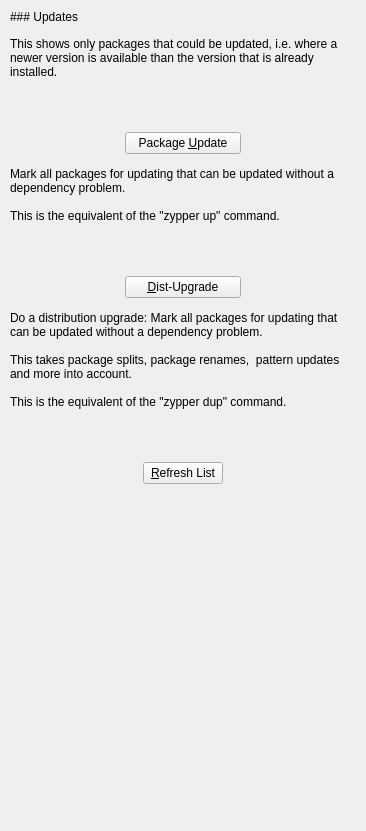
<?xml version="1.0" encoding="UTF-8"?>
<ui version="4.0">
 <class>UpdatesFilterView</class>
 <widget class="QWidget" name="UpdatesFilterView">
  <property name="geometry">
   <rect>
    <x>0</x>
    <y>0</y>
    <width>366</width>
    <height>831</height>
   </rect>
  </property>
  <property name="windowTitle">
   <string>Form</string>
  </property>
  <layout class="QVBoxLayout" name="verticalLayout" stretch="0,0,0,0,0,0,0,0,0,0,1">
   <property name="spacing">
    <number>13</number>
   </property>
   <property name="leftMargin">
    <number>10</number>
   </property>
   <property name="topMargin">
    <number>10</number>
   </property>
   <property name="rightMargin">
    <number>10</number>
   </property>
   <property name="bottomMargin">
    <number>10</number>
   </property>
   <item>
    <widget class="QLabel" name="label">
     <property name="text">
      <string>### Updates</string>
     </property>
     <property name="textFormat">
      <enum>Qt::MarkdownText</enum>
     </property>
     <property name="alignment">
      <set>Qt::AlignLeading|Qt::AlignLeft|Qt::AlignVCenter</set>
     </property>
    </widget>
   </item>
   <item>
    <widget class="QLabel" name="viewDescriptionLabel">
     <property name="text">
      <string>This shows only packages that could be updated, i.e. where a newer version is available than the version that is already installed.</string>
     </property>
     <property name="textFormat">
      <enum>Qt::PlainText</enum>
     </property>
     <property name="wordWrap">
      <bool>true</bool>
     </property>
    </widget>
   </item>
   <item>
    <spacer name="vSpacer1">
     <property name="orientation">
      <enum>Qt::Vertical</enum>
     </property>
     <property name="sizeType">
      <enum>QSizePolicy::Preferred</enum>
     </property>
     <property name="sizeHint" stdset="0">
      <size>
       <width>20</width>
       <height>40</height>
      </size>
     </property>
    </spacer>
   </item>
   <item>
    <layout class="QHBoxLayout" name="buttonHBox1">
     <item>
      <spacer name="horizontalSpacer_1">
       <property name="orientation">
        <enum>Qt::Horizontal</enum>
       </property>
       <property name="sizeHint" stdset="0">
        <size>
         <width>40</width>
         <height>20</height>
        </size>
       </property>
      </spacer>
     </item>
     <item>
      <widget class="QPushButton" name="packageUpdateButton">
       <property name="sizePolicy">
        <sizepolicy hsizetype="MinimumExpanding" vsizetype="Fixed">
         <horstretch>0</horstretch>
         <verstretch>0</verstretch>
        </sizepolicy>
       </property>
       <property name="text">
        <string>Package &amp;Update</string>
       </property>
      </widget>
     </item>
     <item>
      <spacer name="horizontalSpacer_2">
       <property name="orientation">
        <enum>Qt::Horizontal</enum>
       </property>
       <property name="sizeHint" stdset="0">
        <size>
         <width>40</width>
         <height>20</height>
        </size>
       </property>
      </spacer>
     </item>
    </layout>
   </item>
   <item>
    <widget class="QLabel" name="pkgUpdateLabel">
     <property name="text">
      <string>Mark all packages for updating that can be updated without a dependency problem.

This is the equivalent of the &quot;zypper up&quot; command.</string>
     </property>
     <property name="textFormat">
      <enum>Qt::PlainText</enum>
     </property>
     <property name="wordWrap">
      <bool>true</bool>
     </property>
    </widget>
   </item>
   <item>
    <spacer name="vSpacer2">
     <property name="orientation">
      <enum>Qt::Vertical</enum>
     </property>
     <property name="sizeType">
      <enum>QSizePolicy::Preferred</enum>
     </property>
     <property name="sizeHint" stdset="0">
      <size>
       <width>20</width>
       <height>40</height>
      </size>
     </property>
    </spacer>
   </item>
   <item>
    <layout class="QHBoxLayout" name="buttonHBox2">
     <item>
      <spacer name="horizontalSpacer_3">
       <property name="orientation">
        <enum>Qt::Horizontal</enum>
       </property>
       <property name="sizeHint" stdset="0">
        <size>
         <width>40</width>
         <height>20</height>
        </size>
       </property>
      </spacer>
     </item>
     <item>
      <widget class="QPushButton" name="distUpgradeButton">
       <property name="sizePolicy">
        <sizepolicy hsizetype="MinimumExpanding" vsizetype="Fixed">
         <horstretch>0</horstretch>
         <verstretch>0</verstretch>
        </sizepolicy>
       </property>
       <property name="text">
        <string>&amp;Dist-Upgrade</string>
       </property>
      </widget>
     </item>
     <item>
      <spacer name="horizontalSpacer_4">
       <property name="orientation">
        <enum>Qt::Horizontal</enum>
       </property>
       <property name="sizeHint" stdset="0">
        <size>
         <width>40</width>
         <height>20</height>
        </size>
       </property>
      </spacer>
     </item>
    </layout>
   </item>
   <item>
    <widget class="QLabel" name="distUpgradeLabel">
     <property name="text">
      <string>Do a distribution upgrade: Mark all packages for updating that can be updated without a dependency problem.

This takes package splits, package renames,  pattern updates and more into account.

This is the equivalent of the &quot;zypper dup&quot; command.</string>
     </property>
     <property name="textFormat">
      <enum>Qt::MarkdownText</enum>
     </property>
     <property name="wordWrap">
      <bool>true</bool>
     </property>
    </widget>
   </item>
   <item>
    <spacer name="vSpacer3">
     <property name="orientation">
      <enum>Qt::Vertical</enum>
     </property>
     <property name="sizeType">
      <enum>QSizePolicy::Preferred</enum>
     </property>
     <property name="sizeHint" stdset="0">
      <size>
       <width>20</width>
       <height>40</height>
      </size>
     </property>
    </spacer>
   </item>
   <item>
    <layout class="QHBoxLayout" name="buttonHBox3">
     <item>
      <spacer name="horizontalSpacer_5">
       <property name="orientation">
        <enum>Qt::Horizontal</enum>
       </property>
       <property name="sizeHint" stdset="0">
        <size>
         <width>40</width>
         <height>20</height>
        </size>
       </property>
      </spacer>
     </item>
     <item>
      <widget class="QPushButton" name="refreshListButton">
       <property name="text">
        <string>&amp;Refresh List</string>
       </property>
      </widget>
     </item>
     <item>
      <spacer name="horizontalSpacer_6">
       <property name="orientation">
        <enum>Qt::Horizontal</enum>
       </property>
       <property name="sizeHint" stdset="0">
        <size>
         <width>40</width>
         <height>20</height>
        </size>
       </property>
      </spacer>
     </item>
    </layout>
   </item>
   <item>
    <spacer name="vSpacer4">
     <property name="orientation">
      <enum>Qt::Vertical</enum>
     </property>
     <property name="sizeHint" stdset="0">
      <size>
       <width>20</width>
       <height>170</height>
      </size>
     </property>
    </spacer>
   </item>
  </layout>
 </widget>
 <resources/>
 <connections/>
</ui>
